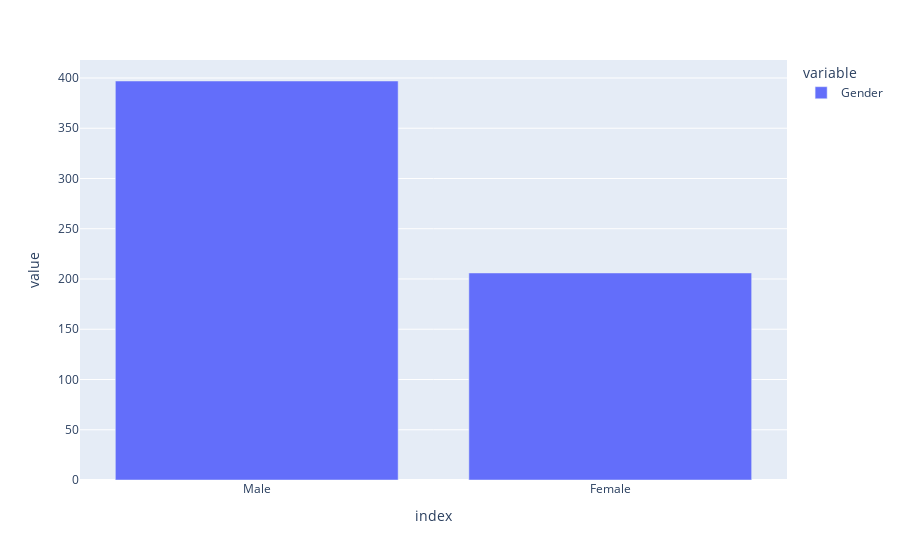

This figure's notebook cell:
### Markdown cell above
#### Gender

### Code cell
px.bar(df['Gender'].value_counts())

### Figure 1 — Plotly figure (JSON) as saved in the notebook; plotly's stock layout.template omitted (floating-point values rounded to 4 significant figures)
{"data": [{"alignmentgroup": "True", "hovertemplate": "variable=Gender<br>index=%{x}<br>value=%{y}<extra></extra>", "legendgroup": "Gender", "marker": {"color": "#636efa"}, "name": "Gender", "offsetgroup": "Gender", "orientation": "v", "showlegend": true, "textposition": "auto", "type": "bar", "x": ["Male", "Female"], "xaxis": "x", "y": [397, 206], "yaxis": "y"}], "layout": {"barmode": "relative", "legend": {"title": {"text": "variable"}, "tracegroupgap": 0}, "margin": {"t": 60}, "xaxis": {"anchor": "y", "domain": [0, 1], "title": {"text": "index"}}, "yaxis": {"anchor": "x", "domain": [0, 1], "title": {"text": "value"}}}}
